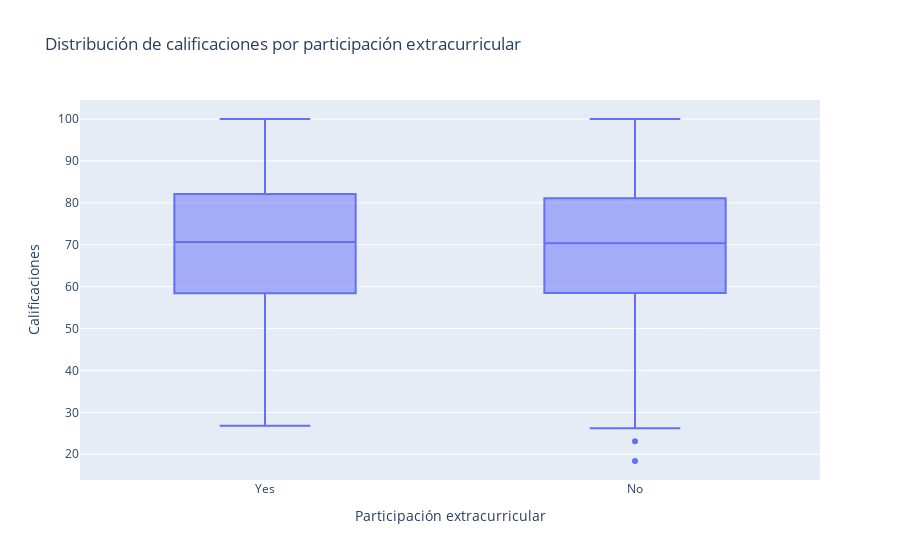

Notebook code for this chart:
### Markdown cell above
# Compara calificaciones por participación extracurricular

### Code cell
# Convertir la columna 'extracurricular_participation' a valores numéricos
df['extracurricular_participation_numeric'] = df['extracurricular_participation'].map({'Yes': 1, 'No': 0})

# Calcular la correlación entre 'extracurricular_participation_numeric' y 'exam_score'
calcular_correlacion(df, 'extracurricular_participation_numeric', 'exam_score')

# Gráfico de dispersión para visualizar la relación
px.scatter(df, x='extracurricular_participation_numeric', y='exam_score', title='Relación entre participación extracurricular y calificaciones',
           labels={'extracurricular_participation_numeric': 'Participación extracurricular (numérica)', 'exam_score': 'Calificaciones'})

# Gráfico de caja para visualizar la relación
px.box(df, x='extracurricular_participation', y='exam_score', title='Distribución de calificaciones por participación extracurricular',
       labels={'extracurricular_participation': 'Participación extracurricular', 'exam_score': 'Calificaciones'})

### Figure 1 — Plotly figure (JSON) as saved in the notebook; plotly's stock layout.template omitted (floating-point values rounded to 4 significant figures; data arrays with more than 128 entries replaced by an {"elided": "..."} marker saying what was removed)
{"data": [{"alignmentgroup": "True", "hovertemplate": "Participación extracurricular=%{x}<br>Calificaciones=%{y}<extra></extra>", "legendgroup": "", "marker": {"color": "#636efa"}, "name": "", "notched": false, "offsetgroup": "", "orientation": "v", "showlegend": false, "type": "box", "x": {"elided": "1000 str values"}, "x0": " ", "xaxis": "x", "y": {"elided": "1000 float values"}, "y0": " ", "yaxis": "y"}], "layout": {"boxmode": "group", "legend": {"tracegroupgap": 0}, "title": {"text": "Distribución de calificaciones por participación extracurricular"}, "xaxis": {"anchor": "y", "domain": [0, 1], "title": {"text": "Participación extracurricular"}}, "yaxis": {"anchor": "x", "domain": [0, 1], "title": {"text": "Calificaciones"}}}}
